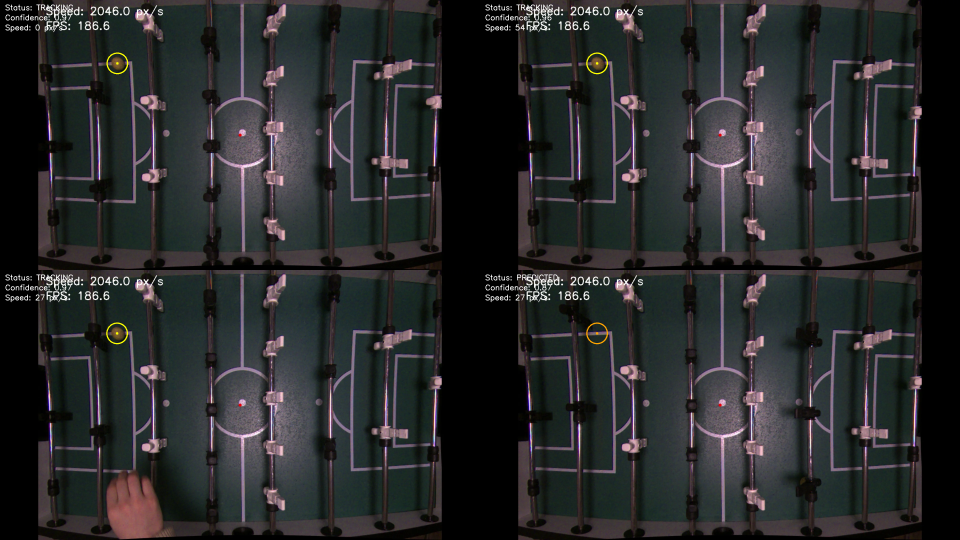
#> input picture v2/tracking_overview.png, 1920 x 1080 px (shown at 1/2 size)
$ python -i ball.py   (imports and definitions only)
#> lines starting #> are read from the running program, lines starting #| are printed output that depends on the picture
import cv2
import numpy as np
import math
import time
from typing import Optional, Tuple

from ..camera.conversion import to_bgr
from ..Objects.Frames import Frame

class BallDetector:
    # [29 lines left out: function from_config, not called in this run]

    def __init__(
        self,
        hsv_low: Tuple[int, int, int] = (100, 110, 90),
        hsv_high: Tuple[int, int, int] = (112, 255, 255),
        area_min: float = 60.0,
        area_max: float = 12000.0,
        debug: bool = False,
        detection_scale: float = 0.5,
        expected_fps: float = 180.0,
        max_speed_kmh: float = 350.0,
        table_width_cm: float = 120.0,
        radius_min_px: float = 5.0,
        radius_max_px: float = 25.0,
        circularity_min: float = 0.5,
        solidity_min: float = 0.85,
        pixel_format: str = "BayerRG8",
    ):
        self.hsv_low = hsv_low
        self.hsv_high = hsv_high
        self.area_min = area_min
        self.area_max = area_max
        self.debug = debug
        self.detection_scale = detection_scale
        self.radius_min_px = float(radius_min_px)
        self.radius_max_px = float(radius_max_px)
        self.circularity_min = float(circularity_min)
        self.solidity_min = float(solidity_min)
        self.pixel_format = pixel_format

        # Die Konturerkennung liefert pro Frame Kandidaten, verfolgt aber
        # nicht automatisch denselben Kandidaten weiter. Diese Zustandsdaten
        # verhindern, dass ein Sprung auf eine andere blaue Kontur spaeter
        # als Ballbewegung in die Geschwindigkeitsmessung eingeht.
        self.expected_fps = max(float(expected_fps), 1.0)
        self.nominal_dt = 1.0 / self.expected_fps
        # Sehr kleine Zeitabstaende stammen in der Praxis aus doppelten oder
        # fehlerhaften Zeitstempeln und sind fuer die Geschwindigkeit nicht
        # belastbar. Die nominale Kamerarate kommt aus der Konfiguration.
        self.min_track_dt = 0.0025
        self.max_track_dt = 0.25
        self.max_speed_kmh = float(max_speed_kmh)
        self.table_width_cm = max(float(table_width_cm), 1.0)
        self._track_xy: Optional[Tuple[float, float]] = None
        self._track_radius: Optional[float] = None
        self._track_timestamp: Optional[float] = None
        self._track_velocity_px_s = (0.0, 0.0)
        self._track_misses = 0
        self.max_track_misses = 3

        self.expected_r: Optional[float] = None
        self._last_xy: Optional[Tuple[int, int]] = None
        self._miss = 0
        self.max_hold_frames = 2


    # ---------------------------------------------------------
    # Mask
    # ---------------------------------------------------------
    # [46 lines left out: functions _mask_ball, _circularity, _solidity, _score, not called in this run]

    # ---------------------------------------------------------
    # Detection
    # ---------------------------------------------------------
    def detect(self, frame: Frame):
        image = frame.frame
        scale = self.detection_scale

        # Diese Attribute werden auch bei einer reinen Positionsanalyse
        # gesetzt. Nur ball_track_valid wird vom Analyzer fuer die
        # Geschwindigkeitsmessung ausgewertet.
        frame.ball_track_valid = False
        frame.ball_track_reason = "no_candidate"
        frame.ball_track_distance_px = None

        # Die Vollbild-Erkennung ist auf dem Orange Pi sehr teuer. Die
        # Detektion erfolgt halbaufgeloest; die Koordinaten werden unten
        # wieder auf die Originalaufloesung hochgerechnet.
        if 0.0 < scale < 1.0:
            image = cv2.resize(
                image,
                None,
                fx=scale,
                fy=scale,
                interpolation=cv2.INTER_AREA,
            )
        else:
            scale = 1.0

        mask = self._mask_ball(image)
        cnts, _ = cv2.findContours(mask, cv2.RETR_EXTERNAL, cv2.CHAIN_APPROX_SIMPLE)

        if not cnts:
            frame.ball = None
            self._track_misses += 1
            if self._track_misses > self.max_track_misses:
                self._reset_track()
            return None

        candidates = []

        for c in cnts:
            (x, y), r = cv2.minEnclosingCircle(c)
            contour_area = cv2.contourArea(c)

            # area_min/max sind auf die Originalbildgroesse bezogen. Die
            # Kontur wurde eventuell verkleinert, deshalb wird der Grenzwert
            # entsprechend der Flaeche skaliert.
            area_scale = scale * scale
            if not (
                self.area_min * area_scale
                <= contour_area
                <= self.area_max * area_scale
            ):
                continue

            # Radius-Filter
            if not (
                self.radius_min_px * scale
                < r
                < self.radius_max_px * scale
            ):
                continue

            # Circularity
            circ = self._circularity(c)
            if circ < self.circularity_min:
                continue

            # Solidity
            sol = self._solidity(c)
            if sol < self.solidity_min:
                continue

            candidates.append((c, (x, y, r)))

        if not candidates:
            frame.ball = None
            self._track_misses += 1
            if self._track_misses > self.max_track_misses:
                self._reset_track()
            return None

        # Alle Kandidaten in Originalkoordinaten umrechnen. Die groesste
        # Kontur bleibt der Fallback fuer die allgemeine Positionsanalyse.
        normalized = []
        for contour, (x, y, r) in candidates:
            normalized.append({
                "center": (float(x / scale), float(y / scale)),
                "radius": float(r / scale),
                "area": float(cv2.contourArea(contour)),
            })

        fallback = max(normalized, key=lambda item: item["area"])
        chosen = fallback
        track_valid = True
        track_reason = "seed"
        distance_px = None

        timestamp = float(getattr(frame, "timestamp", time.perf_counter()))
        if self._track_xy is not None and self._track_timestamp is not None:
            raw_dt = timestamp - self._track_timestamp
            temporal_valid = (
                self.min_track_dt <= raw_dt <= self.max_track_dt
            )
            effective_dt = raw_dt if temporal_valid else self.nominal_dt

            vx, vy = self._track_velocity_px_s
            predicted = (
                self._track_xy[0] + vx * effective_dt,
                self._track_xy[1] + vy * effective_dt,
            )

            # Derive the pixel gate from a deliberately generous physical
            # upper bound. A real fast shot remains possible, while a
            # candidate on a far-away contour is not silently connected.
            max_px_per_second = (
                self.max_speed_kmh / 0.036
                / self.table_width_cm
                * frame.frame.shape[1]
            )
            max_distance = max(
                45.0,
                max_px_per_second * max(effective_dt, self.nominal_dt) + 20.0,
            )

            distances = [
                (
                    math.hypot(
                        item["center"][0] - predicted[0],
                        item["center"][1] - predicted[1],
                    ),
                    item,
                )
                for item in normalized
            ]
            nearby = [entry for entry in distances if entry[0] <= max_distance]
            if nearby:
                # Naehe zur vorhergesagten Spur ist wichtiger als eine
                # geringfuegig groessere Konturflaeche.
                distance_px, chosen = min(
                    nearby,
                    key=lambda entry: (
                        entry[0]
                        + 10.0 * abs(entry[1]["radius"] - (self._track_radius or entry[1]["radius"])),
                        -entry[1]["area"],
                    ),
                )
                track_valid = temporal_valid
                track_reason = "tracked" if temporal_valid else "invalid_time"
            else:
                # Die Position bleibt fuer die allgemeine Analyse erhalten,
                # wird aber nicht als Geschwindigkeitsbeobachtung akzeptiert.
                chosen = fallback
                distance_px = min(distances, key=lambda entry: entry[0])[0]
                track_valid = False
                track_reason = "contour_jump"

        center_x, center_y = chosen["center"]
        radius = chosen["radius"]
        frame.ball = (
            int(round(center_x)),
            int(round(center_y)),
            int(round(radius)),
        )
        frame.ball_track_valid = bool(track_valid)
        frame.ball_track_reason = track_reason
        frame.ball_track_distance_px = distance_px

        # Die gewaehlte Position wird immer als neue Spurposition gesetzt,
        # damit die normale Positionsanzeige nicht von einem Ausreisser
        # dauerhaft blockiert wird. Nach einem Sprung wird die
        # Geschwindigkeit aber bewusst neu angesetzt.
        previous_xy = self._track_xy
        previous_timestamp = self._track_timestamp
        self._track_xy = (center_x, center_y)
        self._track_radius = radius
        self._track_timestamp = timestamp
        self._track_misses = 0

        if (
            track_valid
            and previous_xy is not None
            and previous_timestamp is not None
        ):
            dt = timestamp - previous_timestamp
            if self.min_track_dt <= dt <= self.max_track_dt:
                instant_vx = (center_x - previous_xy[0]) / dt
                instant_vy = (center_y - previous_xy[1]) / dt
                self._track_velocity_px_s = (
                    0.5 * self._track_velocity_px_s[0] + 0.5 * instant_vx,
                    0.5 * self._track_velocity_px_s[1] + 0.5 * instant_vy,
                )
        elif not track_valid:
            self._track_velocity_px_s = (0.0, 0.0)

        return True

    # [6 lines left out: function _reset_track, not called in this run]

>>> import cv2
>>> picture = cv2.imread('../../../v2/tracking_overview.png', cv2.IMREAD_GRAYSCALE)
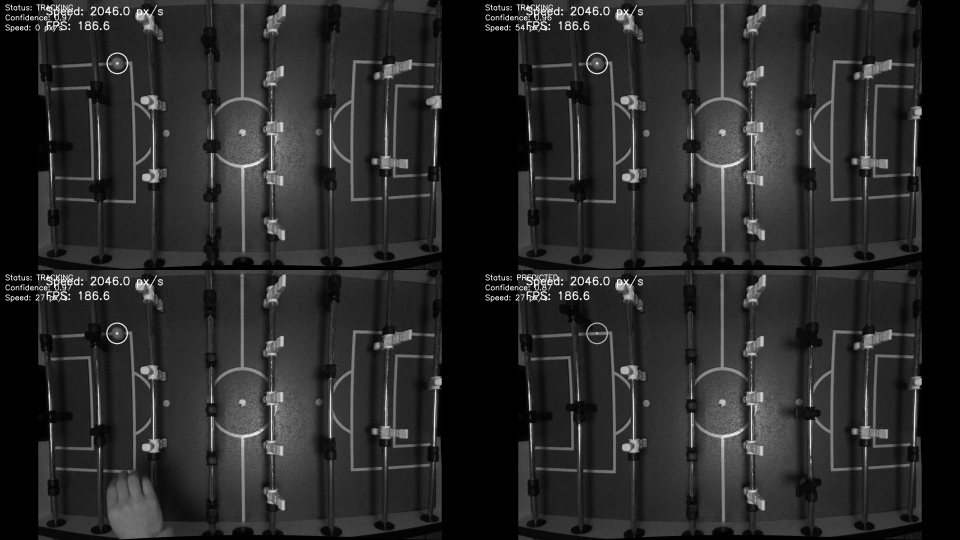
#> picture: shape (1080, 1920) (shown at 1/2 size); min 0, max 255, mean 41.6
>>> result = BallDetector().detect(picture)
#> (the run stopped early here; a loop or call above may not have finished)
